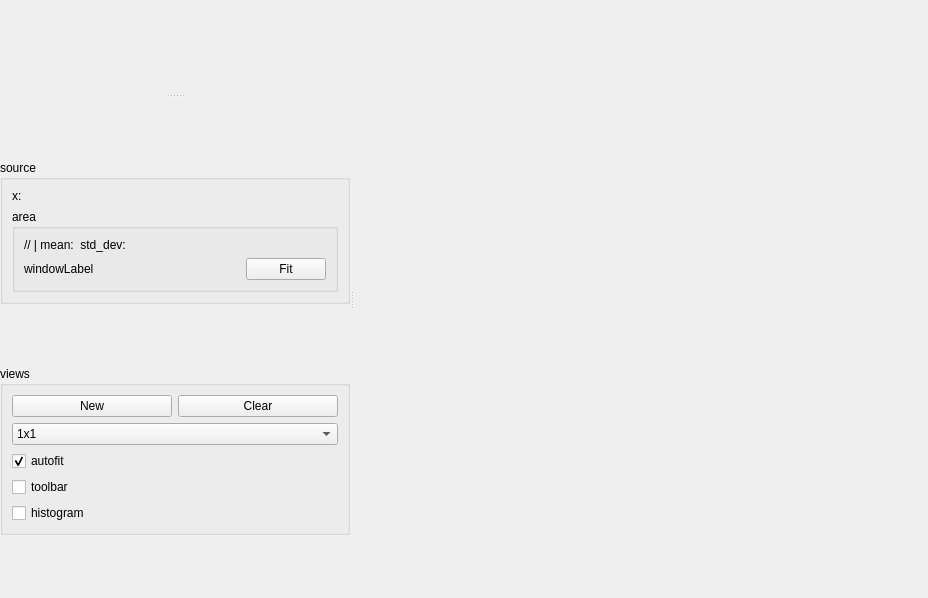
<?xml version="1.0" encoding="UTF-8"?>
<ui version="4.0">
 <class>Overview</class>
 <widget class="QWidget" name="Overview">
  <property name="geometry">
   <rect>
    <x>0</x>
    <y>0</y>
    <width>928</width>
    <height>598</height>
   </rect>
  </property>
  <property name="windowTitle">
   <string>Overview</string>
  </property>
  <layout class="QVBoxLayout" name="verticalLayout">
   <property name="spacing">
    <number>0</number>
   </property>
   <property name="leftMargin">
    <number>0</number>
   </property>
   <property name="topMargin">
    <number>0</number>
   </property>
   <property name="rightMargin">
    <number>0</number>
   </property>
   <property name="bottomMargin">
    <number>0</number>
   </property>
   <item>
    <widget class="QSplitter" name="splitter_2">
     <property name="orientation">
      <enum>Qt::Horizontal</enum>
     </property>
     <widget class="QWidget" name="overviewPanel" native="true">
      <property name="sizePolicy">
       <sizepolicy hsizetype="Minimum" vsizetype="Preferred">
        <horstretch>0</horstretch>
        <verstretch>0</verstretch>
       </sizepolicy>
      </property>
      <property name="maximumSize">
       <size>
        <width>350</width>
        <height>16777215</height>
       </size>
      </property>
      <layout class="QVBoxLayout" name="verticalLayout_2">
       <property name="spacing">
        <number>0</number>
       </property>
       <property name="leftMargin">
        <number>0</number>
       </property>
       <property name="topMargin">
        <number>0</number>
       </property>
       <property name="rightMargin">
        <number>0</number>
       </property>
       <property name="bottomMargin">
        <number>0</number>
       </property>
       <item>
        <widget class="QSplitter" name="splitter">
         <property name="sizePolicy">
          <sizepolicy hsizetype="Minimum" vsizetype="Expanding">
           <horstretch>0</horstretch>
           <verstretch>0</verstretch>
          </sizepolicy>
         </property>
         <property name="orientation">
          <enum>Qt::Vertical</enum>
         </property>
         <widget class="Overview" name="view" native="true">
          <property name="sizePolicy">
           <sizepolicy hsizetype="Minimum" vsizetype="Expanding">
            <horstretch>0</horstretch>
            <verstretch>0</verstretch>
           </sizepolicy>
          </property>
         </widget>
         <widget class="QWidget" name="toolBar" native="true">
          <property name="sizePolicy">
           <sizepolicy hsizetype="Minimum" vsizetype="Minimum">
            <horstretch>0</horstretch>
            <verstretch>0</verstretch>
           </sizepolicy>
          </property>
          <property name="maximumSize">
           <size>
            <width>16777215</width>
            <height>500</height>
           </size>
          </property>
          <layout class="QGridLayout" name="gridLayout">
           <property name="leftMargin">
            <number>0</number>
           </property>
           <property name="topMargin">
            <number>0</number>
           </property>
           <property name="rightMargin">
            <number>0</number>
           </property>
           <property name="bottomMargin">
            <number>0</number>
           </property>
           <property name="horizontalSpacing">
            <number>2</number>
           </property>
           <property name="verticalSpacing">
            <number>0</number>
           </property>
           <item row="8" column="0">
            <widget class="QGroupBox" name="sourceGroup">
             <property name="sizePolicy">
              <sizepolicy hsizetype="Preferred" vsizetype="Fixed">
               <horstretch>0</horstretch>
               <verstretch>0</verstretch>
              </sizepolicy>
             </property>
             <property name="title">
              <string>source</string>
             </property>
             <layout class="QGridLayout" name="gridLayout_3">
              <item row="1" column="1">
               <widget class="QLabel" name="sourceLabel">
                <property name="sizePolicy">
                 <sizepolicy hsizetype="Preferred" vsizetype="Fixed">
                  <horstretch>0</horstretch>
                  <verstretch>0</verstretch>
                 </sizepolicy>
                </property>
                <property name="text">
                 <string>&lt;width&gt;x&lt;height&gt;:&lt;bands&gt; &lt;dtype&gt;</string>
                </property>
               </widget>
              </item>
              <item row="2" column="1">
               <widget class="QGroupBox" name="areaGroup">
                <property name="sizePolicy">
                 <sizepolicy hsizetype="Preferred" vsizetype="Preferred">
                  <horstretch>0</horstretch>
                  <verstretch>0</verstretch>
                 </sizepolicy>
                </property>
                <property name="title">
                 <string>area</string>
                </property>
                <layout class="QGridLayout" name="gridLayout_2">
                 <item row="2" column="1">
                  <widget class="QPushButton" name="bestAspectButton">
                   <property name="sizePolicy">
                    <sizepolicy hsizetype="Minimum" vsizetype="Fixed">
                     <horstretch>0</horstretch>
                     <verstretch>0</verstretch>
                    </sizepolicy>
                   </property>
                   <property name="text">
                    <string>Fit</string>
                   </property>
                   <property name="iconSize">
                    <size>
                     <width>16</width>
                     <height>16</height>
                    </size>
                   </property>
                  </widget>
                 </item>
                 <item row="2" column="0">
                  <widget class="QLabel" name="windowLabel">
                   <property name="sizePolicy">
                    <sizepolicy hsizetype="MinimumExpanding" vsizetype="Preferred">
                     <horstretch>0</horstretch>
                     <verstretch>0</verstretch>
                    </sizepolicy>
                   </property>
                   <property name="text">
                    <string>windowLabel</string>
                   </property>
                  </widget>
                 </item>
                 <item row="1" column="0" colspan="2">
                  <widget class="QLabel" name="distributionLabel">
                   <property name="sizePolicy">
                    <sizepolicy hsizetype="Preferred" vsizetype="Fixed">
                     <horstretch>0</horstretch>
                     <verstretch>0</verstretch>
                    </sizepolicy>
                   </property>
                   <property name="text">
                    <string>&lt;min&gt;/&lt;avg&gt;/&lt;max&gt; | mean: &lt;mean&gt; std_dev: &lt;std&gt;</string>
                   </property>
                  </widget>
                 </item>
                </layout>
               </widget>
              </item>
             </layout>
            </widget>
           </item>
           <item row="9" column="0">
            <widget class="QGroupBox" name="viewGroup">
             <property name="sizePolicy">
              <sizepolicy hsizetype="Preferred" vsizetype="Fixed">
               <horstretch>0</horstretch>
               <verstretch>0</verstretch>
              </sizepolicy>
             </property>
             <property name="title">
              <string>views</string>
             </property>
             <layout class="QGridLayout" name="gridLayout_4">
              <item row="0" column="0">
               <widget class="QPushButton" name="newButton">
                <property name="text">
                 <string>New</string>
                </property>
               </widget>
              </item>
              <item row="0" column="1">
               <widget class="QPushButton" name="clearButton">
                <property name="text">
                 <string>Clear</string>
                </property>
               </widget>
              </item>
              <item row="1" column="0" colspan="2">
               <widget class="QComboBox" name="layoutCombo">
                <property name="sizePolicy">
                 <sizepolicy hsizetype="Expanding" vsizetype="Fixed">
                  <horstretch>0</horstretch>
                  <verstretch>0</verstretch>
                 </sizepolicy>
                </property>
                <item>
                 <property name="text">
                  <string>1x1</string>
                 </property>
                </item>
                <item>
                 <property name="text">
                  <string>2x1</string>
                 </property>
                </item>
                <item>
                 <property name="text">
                  <string>2x2</string>
                 </property>
                </item>
                <item>
                 <property name="text">
                  <string>3x2</string>
                 </property>
                </item>
               </widget>
              </item>
              <item row="2" column="0" colspan="2">
               <widget class="QCheckBox" name="autofitControl">
                <property name="text">
                 <string>autofit</string>
                </property>
                <property name="checked">
                 <bool>true</bool>
                </property>
               </widget>
              </item>
              <item row="3" column="0" colspan="2">
               <widget class="QCheckBox" name="toolBarControl">
                <property name="text">
                 <string>toolbar</string>
                </property>
               </widget>
              </item>
              <item row="4" column="0" colspan="2">
               <widget class="QCheckBox" name="histogramControl">
                <property name="text">
                 <string>histogram</string>
                </property>
               </widget>
              </item>
             </layout>
            </widget>
           </item>
          </layout>
         </widget>
        </widget>
       </item>
      </layout>
     </widget>
     <widget class="BrowserWidget" name="browser" native="true">
      <property name="sizePolicy">
       <sizepolicy hsizetype="Maximum" vsizetype="Maximum">
        <horstretch>0</horstretch>
        <verstretch>0</verstretch>
       </sizepolicy>
      </property>
     </widget>
    </widget>
   </item>
  </layout>
  <action name="actionErode">
   <property name="text">
    <string>Erode</string>
   </property>
  </action>
 </widget>
 <customwidgets>
  <customwidget>
   <class>Overview</class>
   <extends>QWidget</extends>
   <header>piafedit.gui.image.overview</header>
   <container>1</container>
  </customwidget>
  <customwidget>
   <class>BrowserWidget</class>
   <extends>QWidget</extends>
   <header>qtwidgets.browser.browser_widget</header>
   <container>1</container>
  </customwidget>
 </customwidgets>
 <resources/>
 <connections/>
</ui>
